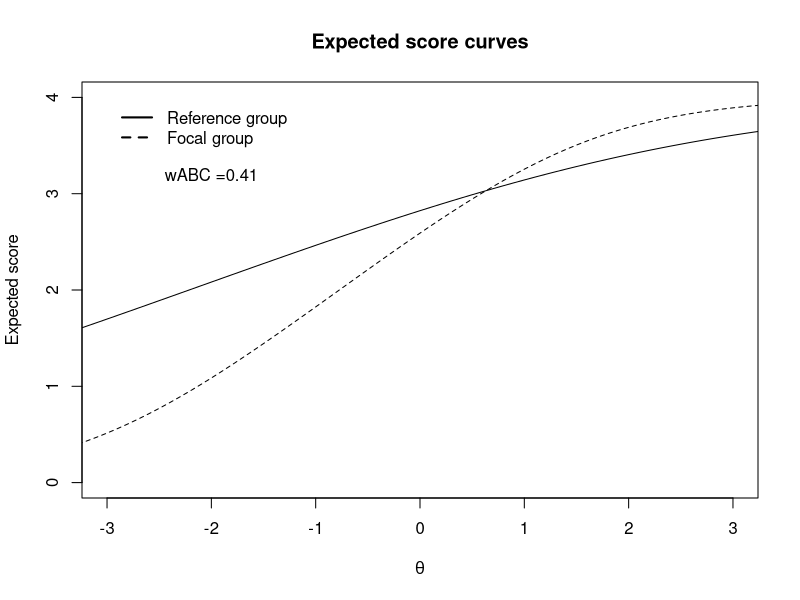

Write the R code that produced this figure.
#This code describes the computation of the wABC (Edelen, Stucky, and Chandra, 2013)
#The code is applicable to 2-PL, 3-PL, and GRM models
#The example creates the expected scores curves from Figure 1 in Stucky et al. (2014)
#Comments highlight user inputs

theta <- seq(-5,5,.1)
normalPDF <- dnorm(theta, mean = 0, sd = 1, log = FALSE) #mean and SD of reference group
normalPDF <- normalPDF/sum(normalPDF)
FocPDF <-  dnorm(theta, mean = -0.29, sd = 1.06, log = FALSE) #mean and SD of focal group
FocPDF <- FocPDF/sum(FocPDF)

Nref <- 421  #Reference group sample size
Nfoc <- 1825 #Focal group sample size

aj <- c(.53,1.18) #Enter the slope for reference group and slope for focal group
b1 <- c(-5.43,-3.25,-1.1,0.87)   #Enter the thresholds for reference group
b2 <- c(-2.45,-1.36,-0.19,0.91)   #Enter the thresholds for focal group
c <- c(0,0) #Enter guessing parameter

bj <- list(b1,b2)
nitems <- length(aj)
Ncats <- 5 #Enter the number of response categories for the item

Tlist <- NULL
for (i in 1:nitems) {
  tempi <- NULL
  for (j in 1:(length(bj[[i]])+1)) {
    tempj <- rep(0,length(theta))
    tempi <- c(tempi,list(tempj))
  }
  Tlist <- c(Tlist,list(tempi))
}
TCC <- Tlist

for (i in 1:nitems) {
  Tlist[[i]][[1]] <- (1- (c[i]+(1-c[i])/(1+exp(-aj[i]*(theta-bj[[i]][[1]])))))
  TCC[[i]] <- Tlist[[i]][[1]]*0
  Tlist[[i]][[(length(bj[[i]])+1)]] <- c[i]+(1-c[i])/(1+exp(-aj[i]*
                                                  (theta-bj[[i]][[length(bj[[i]])]])))
  TCC[[i]] <- TCC[[i]] + (Tlist[[i]][[(length(bj[[i]])+1)]])*(length(bj[[i]]))
  if  (Ncats > 2) {	
    for (j in 2:length(bj[[i]])) {
      Tlist[[i]][[j]] <- ((1/(1+exp(-aj[i]*(theta-bj[[i]][[j-1]]))))-
                            (1/(1+exp(-aj[i]*(theta-bj[[i]][[j]])))))
       TCC[[i]] <- TCC[[i]] + (Tlist[[i]][[j]])*(j-1)
    }
  }
}
wABC_ref <- sum(abs(TCC[[1]]-TCC[[2]])*normalPDF)
wABC_foc <- sum(abs(TCC[[1]]-TCC[[2]])*FocPDF)
wABC <- (wABC_foc*(Nfoc/(Nfoc+Nref)))+ (wABC_ref*(Nref/(Nfoc+Nref)))

plot(theta,TCC[[1]],type="l", xlim=c(-3,3), ylim=c(0,length(b1)), 
     xlab=expression(theta),ylab="Expected score", main="Expected score curves")
lines(theta,TCC[[2]],lty="dashed")
round(wABC, digits=2)
legend ((.6*min(theta)),1*length(b1), 
        c("Reference group","Focal group"), lty=c(1,2), lwd=c(2,2), 
        col=c("black","black"),bty="n",cex=c(1,1))
text(.4*min(theta),.8*length(b1), paste0 ("wABC =", wABC=(round(wABC,digits=2))))

#Edelen, M. O., Stucky, B. D., & Chandra, A. (2013). Quantifying ‘problematic’ DIF 
#within an IRT Framework: Application to a cancer stigma index. Quality of Life 
#Research, 1-9.

#Stucky, B. D., Edelen, M. O., Tucker, J. S., Shadel, W. G., Cerully, J., Kuhfeld, M., Hansen, M., 
#and Cai, L. (2014). Development of the PROMIS® Negative Psychosocial 
#Expectancies of Smoking item banks. Nicotine and Tobacco Research, 16(Suppl 3), 
#S232-S240.
